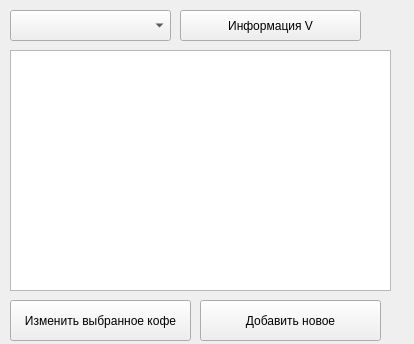
<?xml version="1.0" encoding="UTF-8"?>
<ui version="4.0">
 <class>Form</class>
 <widget class="QWidget" name="Form">
  <property name="geometry">
   <rect>
    <x>0</x>
    <y>0</y>
    <width>414</width>
    <height>344</height>
   </rect>
  </property>
  <property name="windowTitle">
   <string>Form</string>
  </property>
  <widget class="QPushButton" name="pushButton">
   <property name="geometry">
    <rect>
     <x>180</x>
     <y>10</y>
     <width>181</width>
     <height>31</height>
    </rect>
   </property>
   <property name="text">
    <string>Информация V</string>
   </property>
  </widget>
  <widget class="QComboBox" name="comboBox">
   <property name="geometry">
    <rect>
     <x>10</x>
     <y>10</y>
     <width>161</width>
     <height>31</height>
    </rect>
   </property>
  </widget>
  <widget class="QPlainTextEdit" name="plainTextEdit">
   <property name="geometry">
    <rect>
     <x>10</x>
     <y>50</y>
     <width>381</width>
     <height>241</height>
    </rect>
   </property>
  </widget>
  <widget class="QPushButton" name="pushButton_2">
   <property name="geometry">
    <rect>
     <x>10</x>
     <y>300</y>
     <width>181</width>
     <height>41</height>
    </rect>
   </property>
   <property name="text">
    <string>Изменить выбранное кофе</string>
   </property>
  </widget>
  <widget class="QPushButton" name="pushButton_3">
   <property name="geometry">
    <rect>
     <x>200</x>
     <y>300</y>
     <width>181</width>
     <height>41</height>
    </rect>
   </property>
   <property name="text">
    <string>Добавить новое</string>
   </property>
  </widget>
 </widget>
 <resources/>
 <connections/>
</ui>
